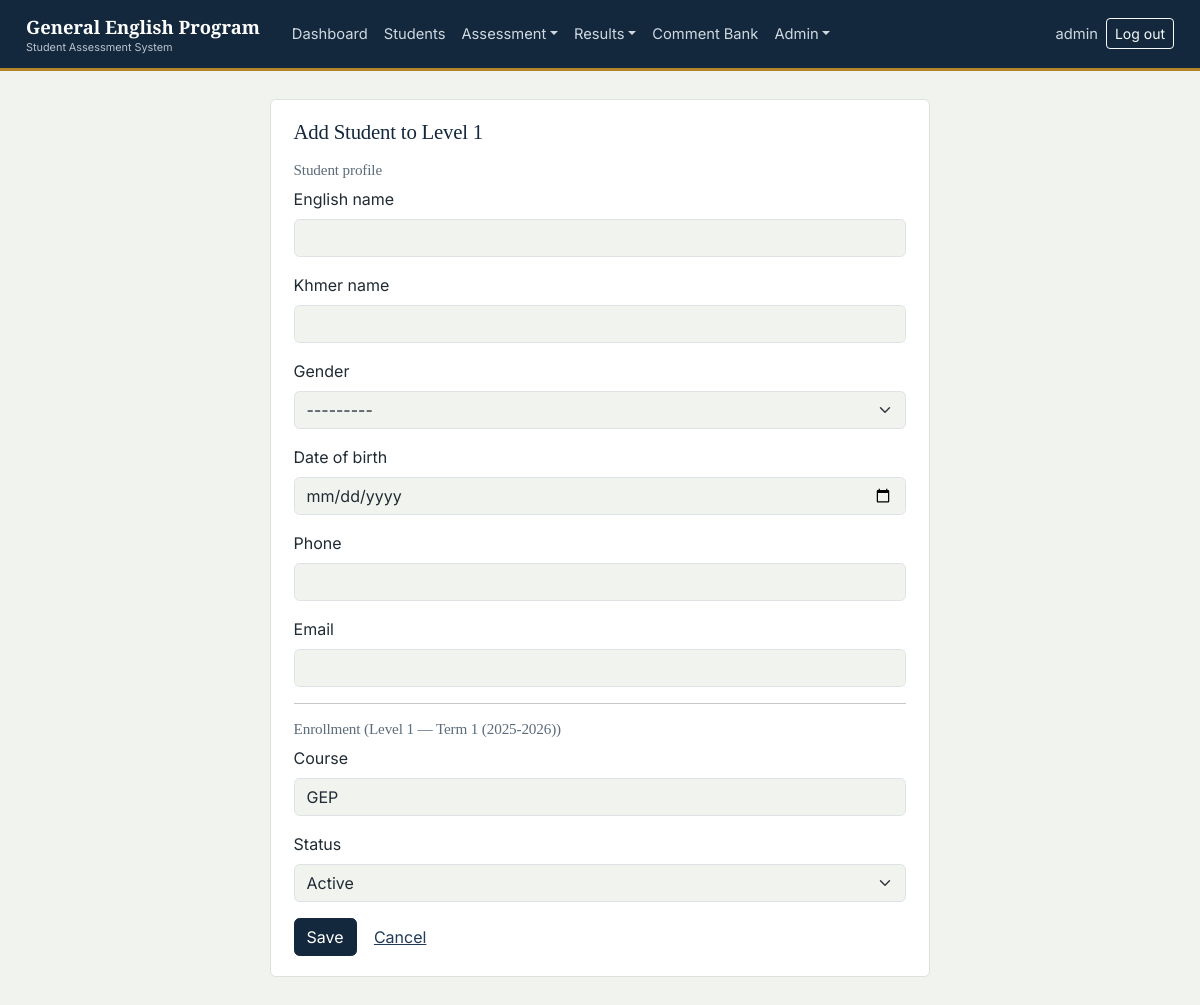
Page /students/add/?class_id=2 (signed in) on the earlier database version.
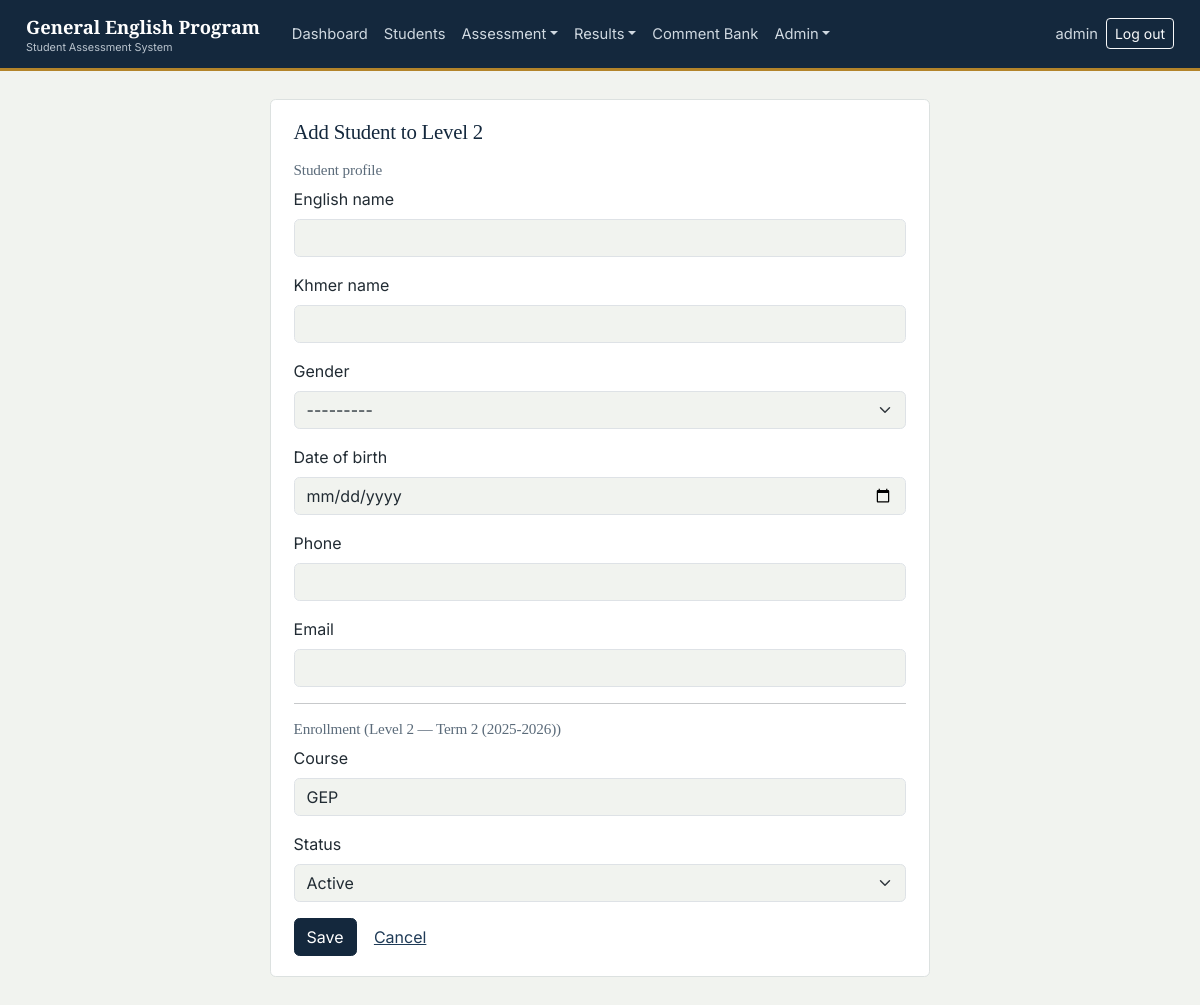
Same page on the later database version.
### gep/models.py (models this page shows, shortened)
class ClassGroup(models.Model):
    name = models.CharField(max_length=100)  # "Level 1"
    room = models.CharField(max_length=50, blank=True)
    term = models.ForeignKey(Term, related_name='classes', on_delete=models.CASCADE)
    book = models.CharField(max_length=150, blank=True)
    subject = models.CharField(max_length=100, default='GEP')
    total_class_days = models.PositiveIntegerField(default=20)
    class Meta:
        ordering = ['term', 'name']
    def __str__(self):
        return f"{self.name} \u2014 {self.term.name} ({self.term.academic_year.name})"

class Term(models.Model):
    academic_year = models.ForeignKey(AcademicYear, related_name='terms', on_delete=models.CASCADE)
    name = models.CharField(max_length=50)  # "Term 1" / "Term 2"
    order = models.PositiveSmallIntegerField(default=1)
    class Meta:
        ordering = ['academic_year', 'order']
        unique_together = ('academic_year', 'name')

class AcademicYear(models.Model):
    name = models.CharField(max_length=20, unique=True)
    class Meta:
        ordering = ['-name']

### gep/views.py (the view)
# urls.py: path('students/add/', views.student_create, name='student-create'),
@login_required
def student_create(request):
    cls, allowed = resolve_current_class(request)
    if not cls:
        raise PermissionDenied('Create a class before adding students.')
    if request.method == 'POST':
        pform = StudentProfileForm(request.POST)
        eform = EnrollmentForm(request.POST)
        if pform.is_valid() and eform.is_valid():
            with transaction.atomic():
                student = pform.save()
                enrollment = eform.save(commit=False)
                enrollment.student = student
                enrollment.class_group = cls
                enrollment.save()
            return redirect(f"{reverse('students')}?class_id={cls.pk}")
    else:
        pform = StudentProfileForm()
        eform = EnrollmentForm(initial={'course': 'GEP', 'status': 'Active'})
    context = {
        'pform': pform, 'eform': eform, 'current_class': cls,
        'form_title': f'Add Student to {cls.name}',
        'cancel_url': f"{reverse('students')}?class_id={cls.pk}",
        'base_template': base_template(request),
    }
    return render(request, 'gep/student_form.html', context)

### gep/forms.py
class StudentProfileForm(BootstrapModelForm):
    class Meta:
        model = StudentProfile
        fields = ['english_name', 'khmer_name', 'gender', 'date_of_birth', 'phone', 'email']
        widgets = {'date_of_birth': forms.DateInput(attrs={'type': 'date'})}

class EnrollmentForm(BootstrapModelForm):
    class Meta:
        model = Enrollment
        fields = ['course', 'status']

### gep/mixins.py (called while the page is built)
def get_allowed_classes(user):
    if user.is_superuser:
        return ClassGroup.objects.all()
    teacher = getattr(user, 'teacher', None)
    if not teacher:
        return ClassGroup.objects.none()
    return teacher.classes.all()

def resolve_current_class(request):
    allowed = get_allowed_classes(request.user)
    class_id = request.GET.get('class_id') or request.session.get('current_class_id')
    cls = None
    if class_id:
        cls = allowed.filter(pk=class_id).first()
        if not cls and not request.user.is_superuser:
            raise PermissionDenied("You are not assigned to this class.")
    if not cls:
        cls = allowed.first()
    if cls:
        request.session['current_class_id'] = cls.pk
    return cls, allowed

### gep/templates/gep/student_form.html (shortened to what this page needs)
{% extends base_template %}
{% block content %}
<div class="row justify-content-center">
  <div class="col-lg-7">
    <div class="sheet">
      <h2 class="font-serif mb-3" style="font-size:1.3rem;">{{ form_title }}</h2>
      <form method="post" novalidate>
        <h3 class="text-slate" style="font-size:0.95rem;">Student profile</h3>
        {% for field in pform %}
          <div class="mb-3">
            <label class="form-label" for="{{ field.id_for_label }}">{{ field.label }}</label>
            {{ field }}
          </div>
        {% endfor %}
        <hr>
        <h3 class="text-slate" style="font-size:0.95rem;">Enrollment ({{ current_class }})</h3>
        {% for field in eform %}
          <div class="mb-3">
            <label class="form-label" for="{{ field.id_for_label }}">{{ field.label }}</label>
            {{ field }}
          </div>
        {% endfor %}
        <button type="submit" class="btn btn-primary">Save</button>
        <a href="{{ cancel_url }}" class="btn btn-link">Cancel</a>
      </form>
    </div>
  </div>
</div>
{% endblock %}

Differences in the rows shown:
no longer on this page (row unchanged): ClassGroup: name+term "Level 1 — Term 1 (2025-2026)"
added ClassGroup: name+term "Level 2 — Term 2 (2025-2026)"
Other differences:
text no longer shown: "Add Student to Level 1"
text now shown: "Add Student to Level 2"
